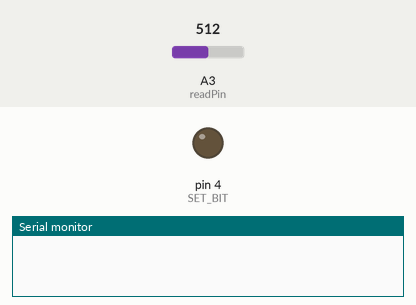
Recording of a sketch running on a simulated Arduino Uno, built with avr-gcc and run on an emulated ATmega328P. On the bench: output pins drawn as LEDs (lit = HIGH), the last lines printed to the serial monitor. Inputs (shaded band) come from the test bench; at power-on: A3 (readPin) = 512.

Above: at 0.1 s.
At 16.05 s:
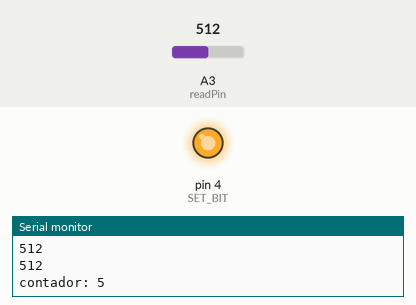
Timing chart, 0 to 18.0 s (numbered marks = the images above):
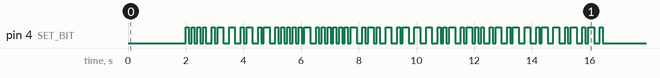

Measured:
- by itself, pin 4 (SET_BIT): LOW → HIGH at 2.0 s, → LOW 0.10 s later, → HIGH 0.10 s later, → LOW 0.10 s later, … (104 changes in this stretch)

The sketch:

Transmissor.ino
```cpp
/*------------------------------------------------------------------------*/
/* Título: Experimento 15
 * Autor: Yan Podkorytoff Ike Chícharo
 * Descrição: O objetivo desse experimento é implementar a codificação manchester
 */
/*------------------------------------------------------------------------*/
#include <string.h>
#define bit_period 100
#define SET_BIT() PORTD |= (1<<4)
#define CLR_BIT() PORTD &= ~(1<<4)
#define readPin A3
//#define STX 0x02
//#define ETX 0x03

int incomingByte;
int counter = 0;
int i = 0;
int jobDone = 0;
int frame_length;
char STX = 0x02;
char msg[] = "OI  KENJI";
char ETX = 0x03;

void emit_bit(char *data){
  //SEND MSG
  do{
    do{
      if((data[i] >> counter) & 0x01){
         SET_BIT();
         delay(bit_period);
         incomingByte = analogRead(readPin);
         Serial.println(incomingByte);
         CLR_BIT();
         incomingByte = analogRead(readPin);
         Serial.println(incomingByte);
         Serial.print("contador: ");
         Serial.println(counter);
       }else{
         CLR_BIT();
         delay(bit_period);
         incomingByte = analogRead(readPin);
         Serial.println(incomingByte);
         SET_BIT();
         incomingByte = analogRead(readPin);
         Serial.println(incomingByte);
         Serial.print("contador: ");
         Serial.println(counter);
       }
       counter++;
       delay(bit_period);
    }while(counter<8);
    i++;
    counter = 0;
  //}while(i < (sizeof(data)/sizeof(char)));
  }while(i < 9);
}

void setup() {
  pinMode(A3,INPUT);
  Serial.begin(9600);
  DDRD |= (1<<4);
}

void loop() {
  if(jobDone == false){
    delay(2000);
    emit_bit(msg);
    CLR_BIT();
    jobDone = true;
  }
}
```
